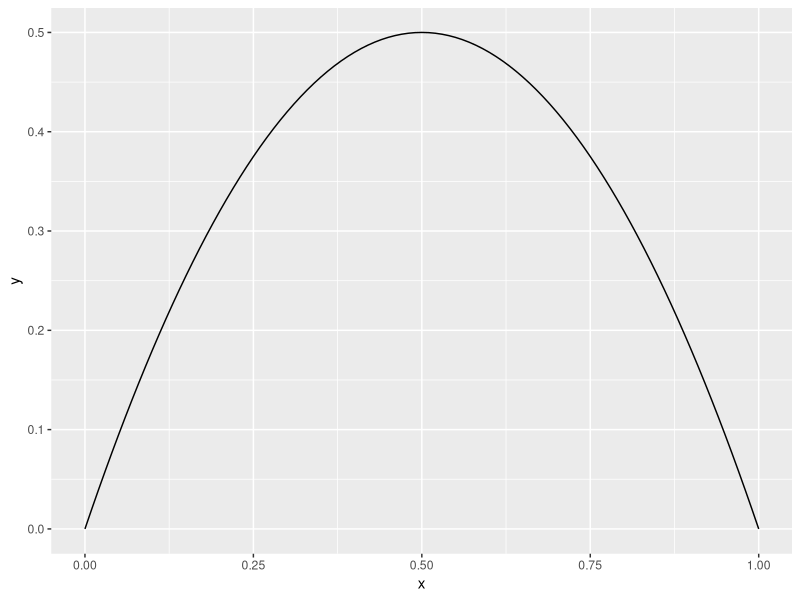
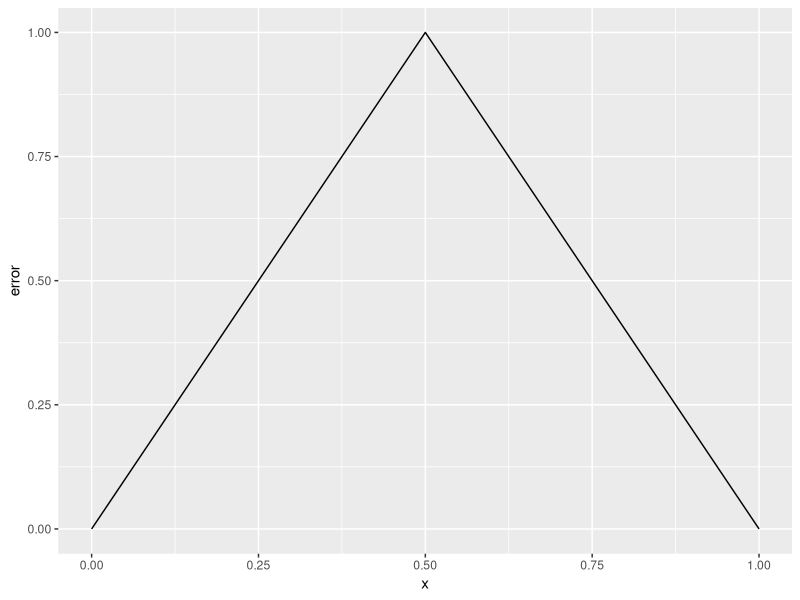
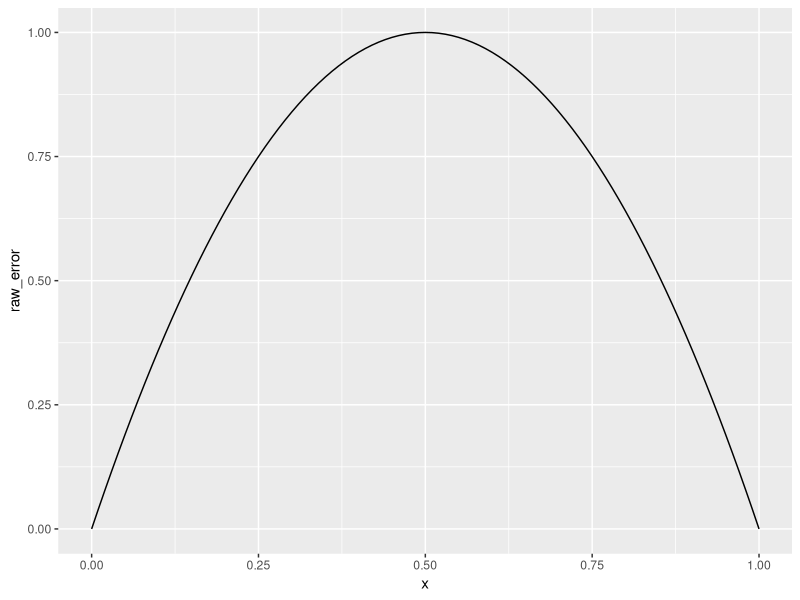
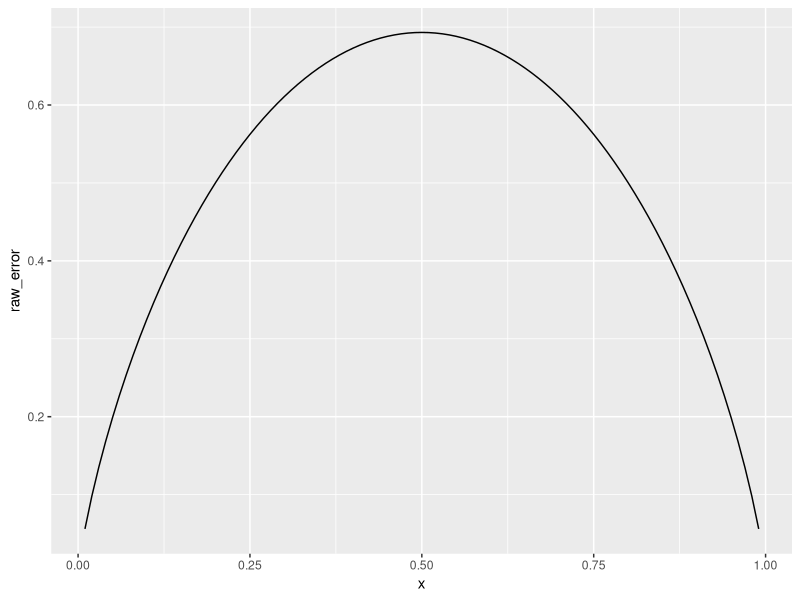
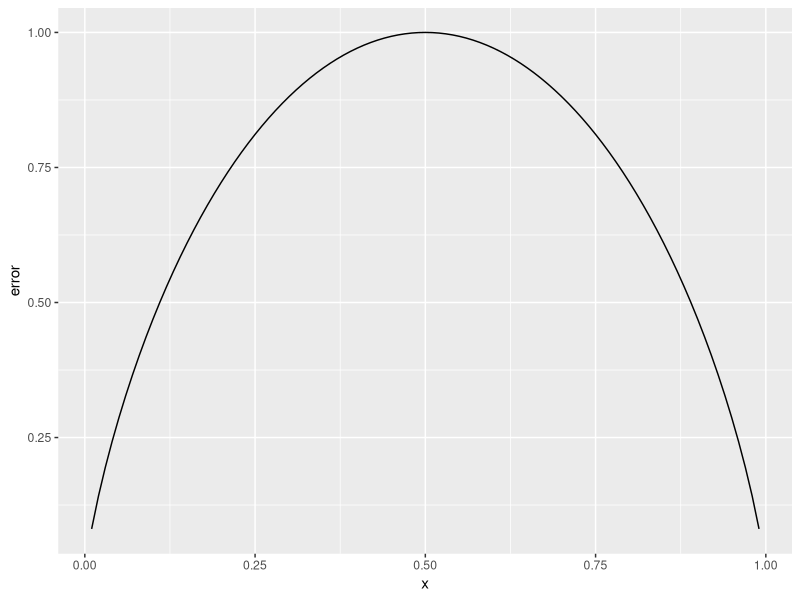

R code for these plots, in order:
## ---- chunk 1
knitr::opts_chunk$set(echo = TRUE)
library(tidyverse)
## ---- chunk 2
x <- seq(0, 1, 0.01)
y <- 1 - x^2 - (1-x)^2
d <- data.frame(x = x, y = y)
ggplot(d, aes(x, y)) +
  geom_line()
## ---- chunk 3
x <- seq(0, 1, 0.01)
y <- 1 - x
error <- 2 * pmin(x, y)
d <- tibble(x = x, error = error)
ggplot(d, aes(x, error)) + geom_line()
## ---- chunk 4
x <- seq(0, 1, 0.01)
y <- 1 - x
raw_error <- x*(1-(x-y))^2 + y*(-1-(x-y))^2
d <- tibble(x = x, raw_error = raw_error)
ggplot(d, aes(x, raw_error)) + geom_line()
## ---- chunk 5
x <- seq(0.01, 0.99, 0.01)
y <- 1 - x
raw_error <- -x * log(x) - y * log(y)
d <- tibble(x = x, raw_error = raw_error)
ggplot(d, aes(x, raw_error)) + geom_line()
error <- raw_error / max(raw_error)
d <- tibble(x = x, error = error)
ggplot(d, aes(x, error)) + geom_line()
